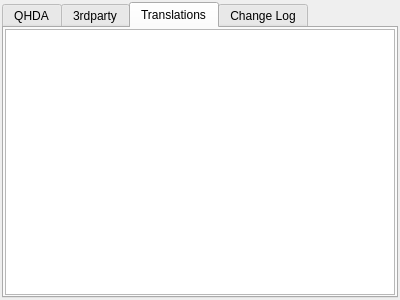
<?xml version="1.0" encoding="UTF-8"?>
<ui version="4.0">
 <class>About</class>
 <widget class="QDialog" name="About">
  <property name="geometry">
   <rect>
    <x>0</x>
    <y>0</y>
    <width>400</width>
    <height>300</height>
   </rect>
  </property>
  <property name="windowTitle">
   <string>About QHDA</string>
  </property>
  <layout class="QGridLayout" name="gridLayout">
   <property name="margin">
    <number>2</number>
   </property>
   <item row="0" column="0">
    <widget class="QTabWidget" name="tabWidget">
     <property name="currentIndex">
      <number>2</number>
     </property>
     <widget class="QWidget" name="tab">
      <attribute name="title">
       <string>QHDA</string>
      </attribute>
      <widget class="QLabel" name="label">
       <property name="geometry">
        <rect>
         <x>4</x>
         <y>2</y>
         <width>71</width>
         <height>83</height>
        </rect>
       </property>
       <property name="text">
        <string/>
       </property>
       <property name="pixmap">
        <pixmap resource="../resource/qhda.qrc">:/app/qhda.png</pixmap>
       </property>
      </widget>
      <widget class="QLabel" name="label_2">
       <property name="geometry">
        <rect>
         <x>82</x>
         <y>6</y>
         <width>301</width>
         <height>39</height>
        </rect>
       </property>
       <property name="text">
        <string>&lt;!DOCTYPE HTML PUBLIC &quot;-//W3C//DTD HTML 4.0//EN&quot; &quot;http://www.w3.org/TR/REC-html40/strict.dtd&quot;&gt;
&lt;html&gt;&lt;head&gt;&lt;meta name=&quot;qrichtext&quot; content=&quot;1&quot; /&gt;&lt;style type=&quot;text/css&quot;&gt;
p, li { white-space: pre-wrap; }
&lt;/style&gt;&lt;/head&gt;&lt;body style=&quot; font-family:'Ubuntu'; font-size:9pt; font-weight:400; font-style:normal;&quot;&gt;
&lt;p style=&quot; margin-top:0px; margin-bottom:0px; margin-left:0px; margin-right:0px; -qt-block-indent:0; text-indent:0px;&quot;&gt;&lt;span style=&quot; font-size:18pt;&quot;&gt;Help Doc Assistant&lt;/span&gt;&lt;/p&gt;&lt;/body&gt;&lt;/html&gt;</string>
       </property>
      </widget>
      <widget class="QLabel" name="label_3">
       <property name="geometry">
        <rect>
         <x>84</x>
         <y>52</y>
         <width>301</width>
         <height>16</height>
        </rect>
       </property>
       <property name="text">
        <string>version: 1.0.0.2</string>
       </property>
      </widget>
      <widget class="QLabel" name="label_4">
       <property name="geometry">
        <rect>
         <x>84</x>
         <y>78</y>
         <width>305</width>
         <height>16</height>
        </rect>
       </property>
       <property name="text">
        <string>&lt;!DOCTYPE HTML PUBLIC &quot;-//W3C//DTD HTML 4.0//EN&quot; &quot;http://www.w3.org/TR/REC-html40/strict.dtd&quot;&gt;
&lt;html&gt;&lt;head&gt;&lt;meta name=&quot;qrichtext&quot; content=&quot;1&quot; /&gt;&lt;style type=&quot;text/css&quot;&gt;
p, li { white-space: pre-wrap; }
&lt;/style&gt;&lt;/head&gt;&lt;body style=&quot; font-family:'Ubuntu'; font-size:9pt; font-weight:400; font-style:normal;&quot;&gt;
&lt;p style=&quot; margin-top:0px; margin-bottom:0px; margin-left:0px; margin-right:0px; -qt-block-indent:0; text-indent:0px;&quot;&gt;Web site: &lt;a href=&quot;http://qhda.krabik.co.ua/&quot;&gt;&lt;span style=&quot; text-decoration: underline; color:#0057ae;&quot;&gt;http://qhda.krabik.co.ua/&lt;/span&gt;&lt;/a&gt;&lt;/p&gt;&lt;/body&gt;&lt;/html&gt;</string>
       </property>
      </widget>
      <widget class="QLabel" name="label_5">
       <property name="geometry">
        <rect>
         <x>10</x>
         <y>108</y>
         <width>377</width>
         <height>16</height>
        </rect>
       </property>
       <property name="text">
        <string>Author: _pussbb</string>
       </property>
      </widget>
      <widget class="QLabel" name="label_6">
       <property name="geometry">
        <rect>
         <x>10</x>
         <y>132</y>
         <width>375</width>
         <height>16</height>
        </rect>
       </property>
       <property name="text">
        <string>&lt;!DOCTYPE HTML PUBLIC &quot;-//W3C//DTD HTML 4.0//EN&quot; &quot;http://www.w3.org/TR/REC-html40/strict.dtd&quot;&gt;
&lt;html&gt;&lt;head&gt;&lt;meta name=&quot;qrichtext&quot; content=&quot;1&quot; /&gt;&lt;style type=&quot;text/css&quot;&gt;
p, li { white-space: pre-wrap; }
&lt;/style&gt;&lt;/head&gt;&lt;body style=&quot; font-family:'Ubuntu'; font-size:9pt; font-weight:400; font-style:normal;&quot;&gt;
&lt;p style=&quot; margin-top:0px; margin-bottom:0px; margin-left:0px; margin-right:0px; -qt-block-indent:0; text-indent:0px;&quot;&gt;E-mail: &lt;a href=&quot;mailto:pussbb@gmail.com&quot;&gt;&lt;span style=&quot; text-decoration: underline; color:#0057ae;&quot;&gt;pussbb@gmail.com&lt;/span&gt;&lt;/a&gt;&lt;/p&gt;&lt;/body&gt;&lt;/html&gt;</string>
       </property>
      </widget>
     </widget>
     <widget class="QWidget" name="tab_3">
      <attribute name="title">
       <string>3rdparty</string>
      </attribute>
     </widget>
     <widget class="QWidget" name="tab_2">
      <attribute name="title">
       <string>Translations</string>
      </attribute>
      <layout class="QGridLayout" name="gridLayout_2">
       <property name="margin">
        <number>1</number>
       </property>
       <item row="0" column="0">
        <widget class="QListWidget" name="listWidget"/>
       </item>
      </layout>
     </widget>
     <widget class="QWidget" name="tab_4">
      <attribute name="title">
       <string>Change Log</string>
      </attribute>
     </widget>
    </widget>
   </item>
  </layout>
 </widget>
 <resources>
  <include location="../resource/qhda.qrc"/>
 </resources>
 <connections/>
</ui>
